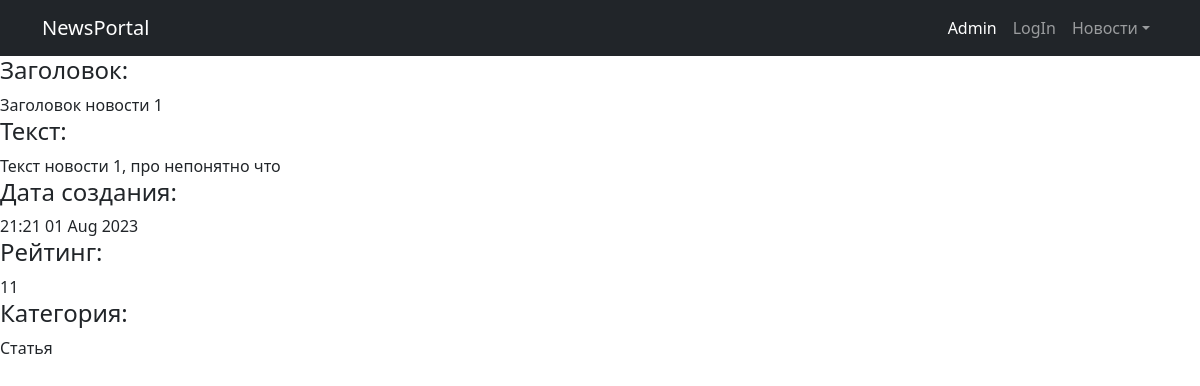
The page /1 on the database its author committed.
### News/models.py (models this page shows, shortened)
class Post(models.Model):
    NEWS = 'NW'
    ARTICLE = 'AR'
    CATEGORY_CHOICES = (
        (NEWS, "Новость"),
        (ARTICLE, 'Статья'),
    )
    dateCreation = models.DateTimeField(auto_now_add=True)
    categoryType = models.CharField(max_length=2, choices=CATEGORY_CHOICES, default=ARTICLE)
    author = models.ForeignKey(Author, on_delete=models.CASCADE, related_name='posts')
    postCategory = models.ManyToManyField(Category, through='PostCategory')
    title = models.CharField(max_length=128)
    text = models.TextField()
    rating = models.SmallIntegerField(default=0)
    class Meta:
        verbose_name = 'Публикация'
        verbose_name_plural = 'Публикации'

### News/views.py (the view)
# urls.py: path('<int:pk>', PostDetail.as_view(), name='one_news'),
class PostDetail(DetailView):
    model = Post
    template_name = 'one_news.html'
    context_object_name = 'one_news'

### News/context_processors.py (called while the page is built)
def news_for_header(request):
    return {
        'news_for_header': Post.objects.order_by('-dateCreation')
    }

### News/templatetags/custom_filters.py (called while the page is built)
@register.filter()
def censorship(value):
    words = value.split()  # Разделяем текст на слова
    censored_words = []
    for word in words:
        if word.lower() in censor_words:  # для проверки приводим к нижнему регистру
            censored_words.append('*' * len(word))
        else:
            censored_words.append(word)
    return ' '.join(censored_words)  # Собираем обратно в текст

### templates/one_news.html (shortened to what this page needs)
{% extends 'flatpages/default.html' %}
{% load custom_filters %}
{% load custom_tags %}
{% block content %}
    <h4>Заголовок: </h4>{{ one_news.title|censorship }}</br>
    <h4>Текст: </h4>{{ one_news.text|censorship }}</br>
    <h4>Дата создания: </h4>{{ one_news.dateCreation|date:'H:i  d M Y' }}</br>
    <h4>Рейтинг: </h4>{{ one_news.rating }}</br>
    <h4>Категория: </h4>{{ one_news.get_categoryType_display }}</br>
{% endblock content %}

### rows shown on the page
Post: title|censorship "Заголовок новости 1", text|censorship "Текст новости 1, про непонятно что", dateCreation "21:21 01 Aug 2023", rating "11", categoryType "Статья"
